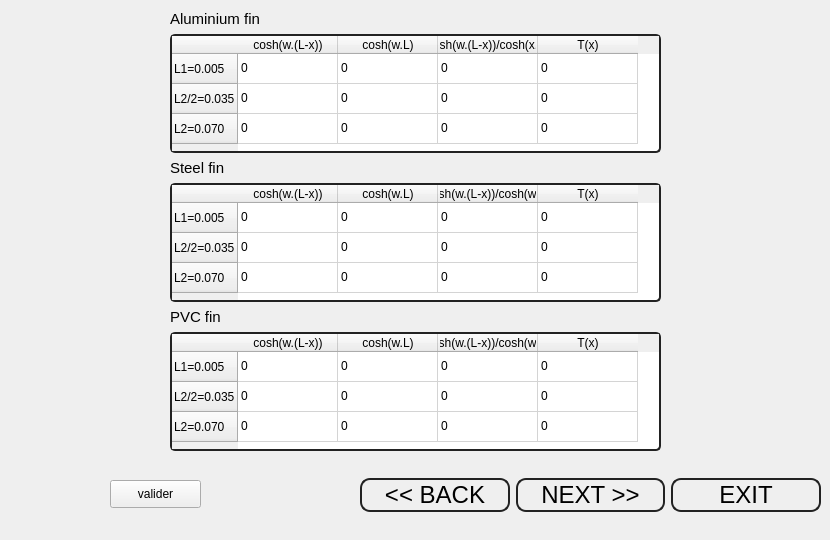
          <widget class="QWidget" name="page_23">
           <widget class="QFrame" name="frame_55">
            <property name="geometry">
             <rect>
              <x>360</x>
              <y>460</y>
              <width>461</width>
              <height>71</height>
             </rect>
            </property>
            <property name="styleSheet">
             <string notr="true">border : 0px soldi; 
</string>
            </property>
            <property name="frameShape">
             <enum>QFrame::StyledPanel</enum>
            </property>
            <property name="frameShadow">
             <enum>QFrame::Raised</enum>
            </property>
            <layout class="QHBoxLayout" name="horizontalLayout_57">
             <property name="spacing">
              <number>-1</number>
             </property>
             <property name="leftMargin">
              <number>0</number>
             </property>
             <property name="topMargin">
              <number>0</number>
             </property>
             <property name="rightMargin">
              <number>0</number>
             </property>
             <property name="bottomMargin">
              <number>0</number>
             </property>
             <item>
              <widget class="QPushButton" name="back23">
               <property name="font">
                <font>
                 <pointsize>18</pointsize>
                </font>
               </property>
               <property name="styleSheet">
                <string notr="true">QPushButton{
	width : 10px;
	height : 30px;
	border : 2px solid #222;
	border-radius: 10px;
	
}
QPushButton:hover{
	background-color: rgb(97, 97, 97);
	color: rgb(255, 255, 255);
}</string>
               </property>
               <property name="text">
                <string>&lt;&lt; BACK</string>
               </property>
              </widget>
             </item>
             <item>
              <widget class="QPushButton" name="next23">
               <property name="font">
                <font>
                 <pointsize>18</pointsize>
                </font>
               </property>
               <property name="styleSheet">
                <string notr="true">QPushButton{
	width : 10px;
	height : 30px;
	border : 2px solid #222;
	border-radius: 10px;
	
}
QPushButton:hover{
	background-color: rgb(97, 97, 97);
	color: rgb(255, 255, 255);
}</string>
               </property>
               <property name="text">
                <string>NEXT &gt;&gt;</string>
               </property>
              </widget>
             </item>
             <item>
              <widget class="QPushButton" name="exit23">
               <property name="font">
                <font>
                 <pointsize>18</pointsize>
                </font>
               </property>
               <property name="styleSheet">
                <string notr="true">QPushButton{
	width : 10px;
	height : 30px;
	border : 2px solid #222;
	border-radius: 10px;
	
}
QPushButton:hover{
	background-color: rgb(97, 97, 97);
	color: rgb(255, 255, 255);
}</string>
               </property>
               <property name="text">
                <string>EXIT</string>
               </property>
              </widget>
             </item>
            </layout>
           </widget>
           <widget class="QPushButton" name="readBtn">
            <property name="geometry">
             <rect>
              <x>110</x>
              <y>480</y>
              <width>91</width>
              <height>28</height>
             </rect>
            </property>
            <property name="text">
             <string>valider</string>
            </property>
           </widget>
           <widget class="QWidget" name="layoutWidget">
            <property name="geometry">
             <rect>
              <x>170</x>
              <y>10</y>
              <width>491</width>
              <height>441</height>
             </rect>
            </property>
            <layout class="QVBoxLayout" name="verticalLayout_8">
             <item>
              <widget class="QLabel" name="label_45">
               <property name="font">
                <font>
                 <pointsize>11</pointsize>
                </font>
               </property>
               <property name="text">
                <string>Aluminium fin</string>
               </property>
              </widget>
             </item>
             <item>
              <widget class="QTableWidget" name="tableWidget">
               <property name="minimumSize">
                <size>
                 <width>0</width>
                 <height>0</height>
                </size>
               </property>
               <property name="maximumSize">
                <size>
                 <width>1000</width>
                 <height>10000</height>
                </size>
               </property>
               <property name="styleSheet">
                <string notr="true">QTableWidget{
	width : 300px;
	height : 50px;
	border : 2px solid #222;
	border-radius: 5px;
	background-color: white;
	
}</string>
               </property>
               <row>
                <property name="text">
                 <string>L1=0.005</string>
                </property>
               </row>
               <row>
                <property name="text">
                 <string>L2/2=0.035</string>
                </property>
               </row>
               <row>
                <property name="text">
                 <string>L2=0.070</string>
                </property>
               </row>
               <column>
                <property name="text">
                 <string>cosh(w.(L-x))</string>
                </property>
               </column>
               <column>
                <property name="text">
                 <string>cosh(w.L)</string>
                </property>
               </column>
               <column>
                <property name="text">
                 <string>cosh(w.(L-x))/cosh(x.L)</string>
                </property>
               </column>
               <column>
                <property name="text">
                 <string>T(x)</string>
                </property>
               </column>
               <item row="0" column="0">
                <property name="text">
                 <string>0</string>
                </property>
               </item>
               <item row="0" column="1">
                <property name="text">
                 <string>0</string>
                </property>
               </item>
               <item row="0" column="2">
                <property name="text">
                 <string>0</string>
                </property>
               </item>
               <item row="0" column="3">
                <property name="text">
                 <string>0</string>
                </property>
               </item>
               <item row="1" column="0">
                <property name="text">
                 <string>0</string>
                </property>
               </item>
               <item row="1" column="1">
                <property name="text">
                 <string>0</string>
                </property>
               </item>
               <item row="1" column="2">
                <property name="text">
                 <string>0</string>
                </property>
               </item>
               <item row="1" column="3">
                <property name="text">
                 <string>0</string>
                </property>
               </item>
               <item row="2" column="0">
                <property name="text">
                 <string>0</string>
                </property>
               </item>
               <item row="2" column="1">
                <property name="text">
                 <string>0</string>
                </property>
               </item>
               <item row="2" column="2">
                <property name="text">
                 <string>0</string>
                </property>
               </item>
               <item row="2" column="3">
                <property name="text">
                 <string>0</string>
                </property>
               </item>
              </widget>
             </item>
             <item>
              <widget class="QLabel" name="label_46">
               <property name="font">
                <font>
                 <pointsize>11</pointsize>
                </font>
               </property>
               <property name="text">
                <string>Steel fin</string>
               </property>
              </widget>
             </item>
             <item>
              <widget class="QTableWidget" name="tableWidget_2">
               <property name="styleSheet">
                <string notr="true">QTableWidget{
	width : 300px;
	height : 50px;
	border : 2px solid #222;
	border-radius: 5px;
	background-color: white;
	
}
</string>
               </property>
               <row>
                <property name="text">
                 <string>L1=0.005</string>
                </property>
               </row>
               <row>
                <property name="text">
                 <string>L2/2=0.035</string>
                </property>
               </row>
               <row>
                <property name="text">
                 <string>L2=0.070</string>
                </property>
               </row>
               <column>
                <property name="text">
                 <string>cosh(w.(L-x))</string>
                </property>
               </column>
               <column>
                <property name="text">
                 <string>cosh(w.L)</string>
                </property>
               </column>
               <column>
                <property name="text">
                 <string>cosh(w.(L-x))/cosh(w.L)</string>
                </property>
               </column>
               <column>
                <property name="text">
                 <string>T(x)</string>
                </property>
               </column>
               <item row="0" column="0">
                <property name="text">
                 <string>0</string>
                </property>
               </item>
               <item row="0" column="1">
                <property name="text">
                 <string>0</string>
                </property>
               </item>
               <item row="0" column="2">
                <property name="text">
                 <string>0</string>
                </property>
               </item>
               <item row="0" column="3">
                <property name="text">
                 <string>0</string>
                </property>
               </item>
               <item row="1" column="0">
                <property name="text">
                 <string>0</string>
                </property>
               </item>
               <item row="1" column="1">
                <property name="text">
                 <string>0</string>
                </property>
               </item>
               <item row="1" column="2">
                <property name="text">
                 <string>0</string>
                </property>
               </item>
               <item row="1" column="3">
                <property name="text">
                 <string>0</string>
                </property>
               </item>
               <item row="2" column="0">
                <property name="text">
                 <string>0</string>
                </property>
               </item>
               <item row="2" column="1">
                <property name="text">
                 <string>0</string>
                </property>
               </item>
               <item row="2" column="2">
                <property name="text">
                 <string>0</string>
                </property>
               </item>
               <item row="2" column="3">
                <property name="text">
                 <string>0</string>
                </property>
               </item>
              </widget>
             </item>
             <item>
              <widget class="QLabel" name="label_47">
               <property name="font">
                <font>
                 <pointsize>11</pointsize>
                </font>
               </property>
               <property name="text">
                <string>PVC fin</string>
               </property>
              </widget>
             </item>
             <item>
              <widget class="QTableWidget" name="tableWidget_3">
               <property name="styleSheet">
                <string notr="true">QTableWidget{
	width : 300px;
	height : 50px;
	border : 2px solid #222;
	border-radius: 5px;
	background-color: white;
	
}
</string>
               </property>
               <row>
                <property name="text">
                 <string>L1=0.005</string>
                </property>
               </row>
               <row>
                <property name="text">
                 <string>L2/2=0.035</string>
                </property>
               </row>
               <row>
                <property name="text">
                 <string>L2=0.070</string>
                </property>
               </row>
               <column>
                <property name="text">
                 <string>cosh(w.(L-x))</string>
                </property>
               </column>
               <column>
                <property name="text">
                 <string>cosh(w.L)</string>
                </property>
               </column>
               <column>
                <property name="text">
                 <string>cosh(w.(L-x))/cosh(w.L)</string>
                </property>
               </column>
               <column>
                <property name="text">
                 <string>T(x)</string>
                </property>
               </column>
               <item row="0" column="0">
                <property name="text">
                 <string>0</string>
                </property>
               </item>
               <item row="0" column="1">
                <property name="text">
                 <string>0</string>
                </property>
               </item>
               <item row="0" column="2">
                <property name="text">
                 <string>0</string>
                </property>
               </item>
               <item row="0" column="3">
                <property name="text">
                 <string>0</string>
                </property>
               </item>
               <item row="1" column="0">
                <property name="text">
                 <string>0</string>
                </property>
               </item>
               <item row="1" column="1">
                <property name="text">
                 <string>0</string>
                </property>
               </item>
               <item row="1" column="2">
                <property name="text">
                 <string>0</string>
                </property>
               </item>
               <item row="1" column="3">
                <property name="text">
                 <string>0</string>
                </property>
               </item>
               <item row="2" column="0">
                <property name="text">
                 <string>0</string>
                </property>
               </item>
               <item row="2" column="1">
                <property name="text">
                 <string>0</string>
                </property>
               </item>
               <item row="2" column="2">
                <property name="text">
                 <string>0</string>
                </property>
               </item>
               <item row="2" column="3">
                <property name="text">
                 <string>0</string>
                </property>
               </item>
              </widget>
             </item>
            </layout>
           </widget>
          </widget>
